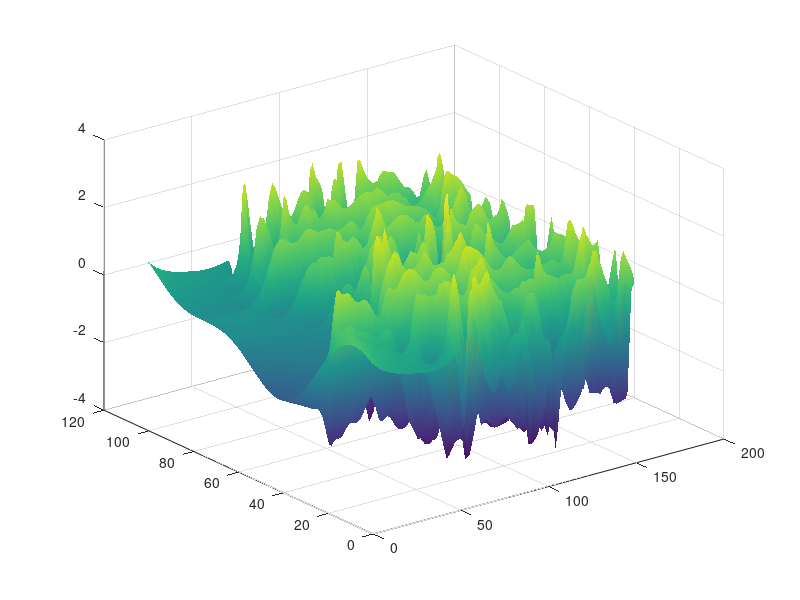

This chart was generated by the following MATLAB code: (Note: this script raises an error after producing the figure.)
% kursiv.m - solution of Kuramoto-Sivashinsky equation by ETDRK4 scheme
%
% u_t = -u*u_x - u_xx - u_xxxx, periodic BCs on [0,32*pi]
% computation is based on v = fft(u), so linear term is diagonal
% compare p27.m in Trefethen, "Spectral Methods in MATLAB", SIAM 2000
% AK Kassam and LN Trefethen, July 2002
% Spatial grid and initial condition:
N = 128;
x = 32*pi*(1:N)'/N;
%x= linspace(0,32*pi,N);
u = cos(x/16).*(1+sin(x/16));
v = fft(u);
% Precompute various ETDRK4 scalar quantities:
h = 1/4; % time step
k = [0:N/2-1 0 -N/2+1:-1]'/16; % wave numbers
L = k.^2 - k.^4; % Fourier multipliers
E = exp(h*L); E2 = exp(h*L/2);
M = 16; % no. of points for complex means 
r = exp(1i*pi*((1:M)-.5)/M); % roots of unity
LR = h*L(:,ones(M,1)) + r(ones(N,1),:);
Q = h*real(mean( (exp(LR/2)-1)./LR ,2));
f1 = h*real(mean( (-4-LR+exp(LR).*(4-3*LR+LR.^2))./LR.^3 ,2));
f2 = h*real(mean( (2+LR+exp(LR).*(-2+LR))./LR.^3 ,2));
f3 = h*real(mean( (-4-3*LR-LR.^2+exp(LR).*(4-LR))./LR.^3 ,2));
% Main time-stepping loop:
uu = u; tt = 0;
tmax = 150; nmax = round(tmax/h); nplt = floor((tmax/100)/h);
g = -0.5i*k;
for n = 1:nmax
t = n*h;
Nv = g.*fft(real(ifft(v)).^2);
a = E2.*v + Q.*Nv;
Na = g.*fft(real(ifft(a)).^2);
b = E2.*v + Q.*Na;
Nb = g.*fft(real(ifft(b)).^2);
c = E2.*a + Q.*(2*Nb-Nv);
Nc = g.*fft(real(ifft(c)).^2);
v = E.*v + Nv.*f1 + 2*(Na+Nb).*f2 + Nc.*f3;
if mod(n,nplt)==0
u = real(ifft(v));
uu = [uu,u];
tt = [tt,t];
end
end


% Plot results:
surf(tt,x,uu), shading interp, lighting phong, axis tight
view([-90 90]), colormap(autumn); set(gca,'zlim',[-5 50])
light('color',[1 1 0],'position',[-1,2,2])
material([0.30 0.60 0.60 40.00 1.00]);


